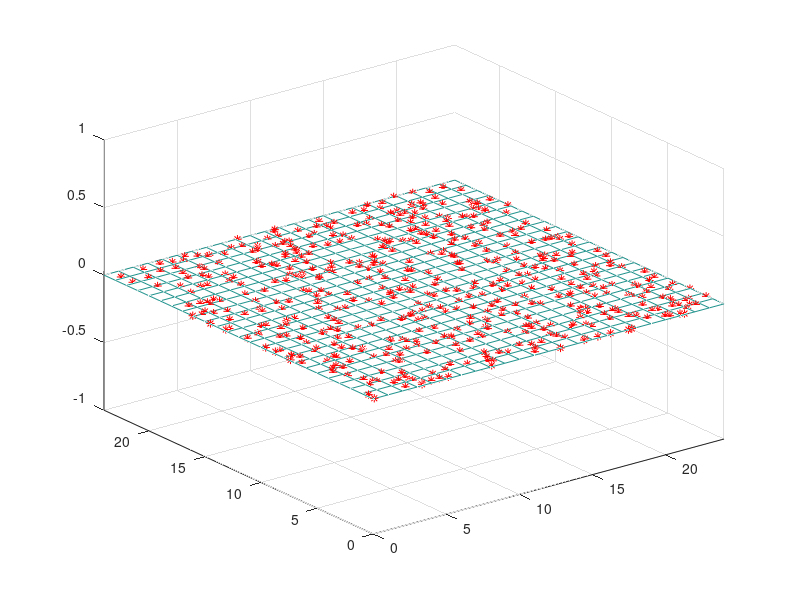
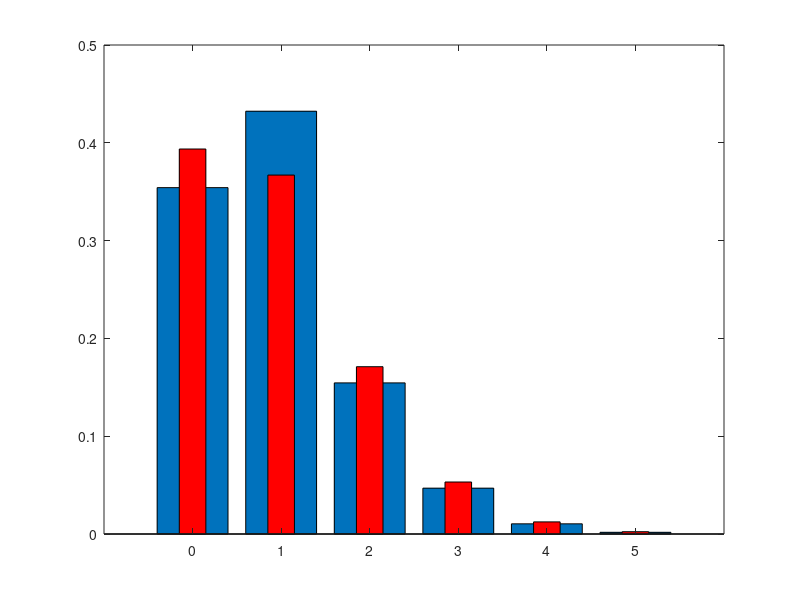
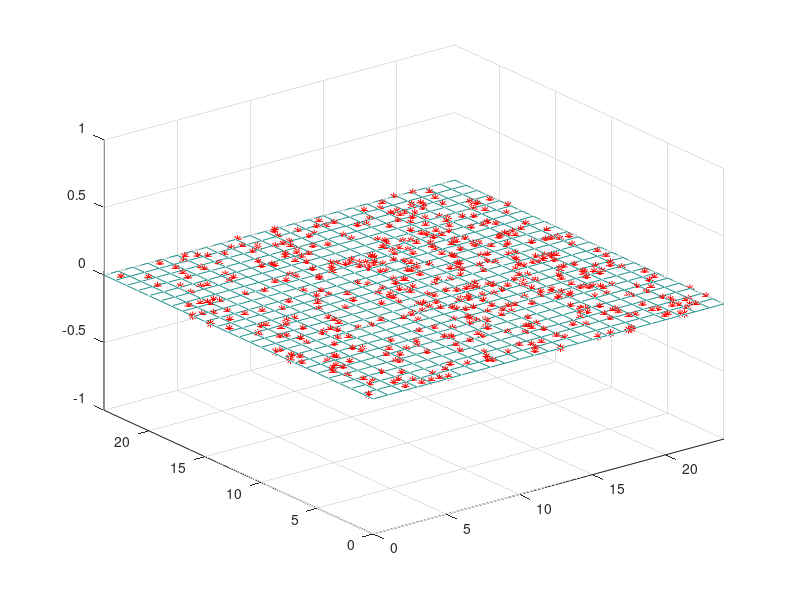
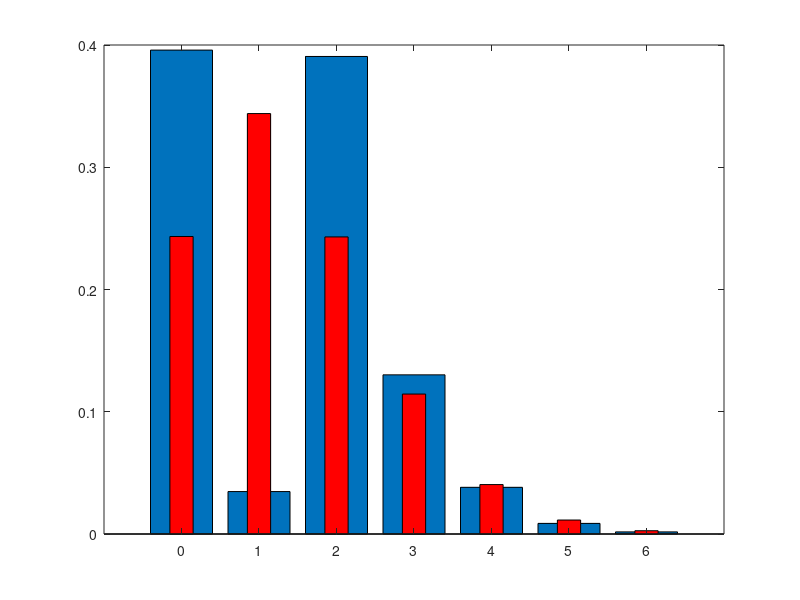

MATLAB code to generate these figures, in order:

%%% TP3 EXERCICE n°2:
%% 
figure(1)
n_cases=24;
cx=[0:n_cases];
cy=[0:n_cases];
[CX,CY]=meshgrid(cx,cy);
mesh(CX,CY,zeros(n_cases+1,n_cases+1))
axis([0 n_cases 0 n_cases])

figure(3)
n_cases=24;
cx=[0:n_cases];
cy=[0:n_cases];
[CX,CY]=meshgrid(cx,cy);
mesh(CX,CY,zeros(n_cases+1,n_cases+1))
axis([0 n_cases 0 n_cases])

M = zeros(n_cases,n_cases);
M_cible = zeros(n_cases,n_cases);

n_impacts = 537;

p = 0.2;

for impact = 1:n_impacts
    x = n_cases*rand();
    y = n_cases*rand();
    
    a = rand();
    if a < p
        x_cible = x*0.5+10;
        y_cible = y*0.5+6;
    else 
        x_cible = x;
        y_cible = y;
    end
    figure(1)
    hold on
    plot(x,y,'*r')
    figure(3)
    hold on
    plot(x_cible,y_cible,'*r')
    for ligne = 1:n_cases
        if ceil(y) == ligne
            for colonne = 1:n_cases
                if ceil(x) == colonne
                    M(colonne,ligne) = M(colonne,ligne) + 1;
                end
            end
        end
        if ceil(y_cible) == ligne
            for colonne = 1:n_cases
                if ceil(x_cible) == colonne
                    M_cible(colonne,ligne) = M(colonne,ligne) + 1;
                end
            end
        end
    end
end
M = M(:);
maxi=max(M);
hcases_impact = hist(M',0:maxi);
figure(2)
bar(0:maxi,hcases_impact/n_cases^2)



M_cible = M_cible(:);
maxi_cible=max(M_cible);
hcases_impact_cible = hist(M_cible',0:maxi_cible);
figure(4)
bar(0:maxi_cible,hcases_impact_cible/n_cases^2)


%%
nb_imp_moy = mean(M);
Poi = [];
for k = 0:maxi
    Poi = [Poi, exp(-nb_imp_moy)*nb_imp_moy^k*1/factorial(k)];
end
figure(2)
hold on
bar(0:maxi,Poi, 0.3,'r')

ecarttheo = sqrt(nb_imp_moy)
ecartempi = std (M)

nb_imp_moy_cible = mean(M_cible);
Poi_cible = [];
for k = 0:maxi_cible
    Poi_cible = [Poi_cible, exp(-nb_imp_moy_cible)*nb_imp_moy_cible^k*1/factorial(k)];
end
figure(4)
hold on
bar(0:maxi_cible,Poi_cible, 0.3,'r')























